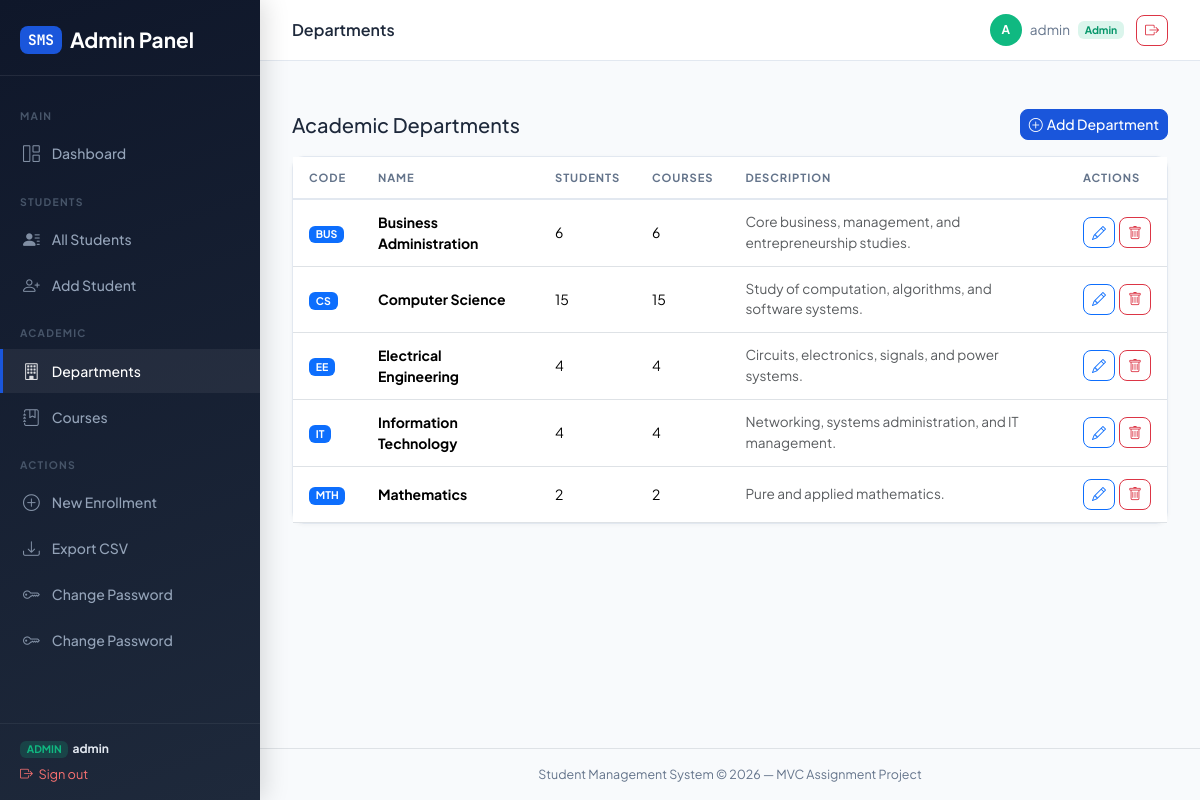
The app's page /departments/ (signed in) with its own data.
### students/models.py (models this page shows, shortened)
class Department(models.Model):
    name = models.CharField(max_length=100, unique=True)
    code = models.CharField(max_length=10, unique=True, help_text="Short code, e.g. CS, BUS")
    description = models.TextField(blank=True)
    created_at = models.DateTimeField(auto_now_add=True)
    class Meta:
        ordering = ['name']

### students/views.py (the view)
# urls.py: path('departments/',                        views.department_list,   name='department_list'),
@admin_required
def department_list(request):
    departments = Department.objects.annotate(
        student_count=Count('students'), course_count=Count('courses'))
    return render(request, 'students/department_list.html', {'departments': departments})

### students/access.py (called while the page is built)
def is_admin(user):
    return user.is_authenticated and (user.is_staff or user.is_superuser)

def admin_required(view_func):
    @wraps(view_func)
    def wrapper(request, *args, **kwargs):
        if not request.user.is_authenticated:
            messages.warning(request, 'Please log in to access that page.')
            return redirect('landing')
        if not is_admin(request.user):
            messages.error(request, 'You do not have permission to access that page.')
            return redirect('student_portal')
        return view_func(request, *args, **kwargs)
    return wrapper

### students/templates/students/department_list.html (shortened to what this page needs)
{% extends 'students/base.html' %}
{% block page_title %}Departments{% endblock %}
{% block content %}
<div class="d-flex justify-content-between align-items-center mb-3">
  <h5 class="fw-700 mb-0">Academic Departments</h5>
  {% if user.is_authenticated %}
  <a href="{% url 'department_create' %}" class="btn btn-sm btn-primary">
    <i class="bi bi-plus-circle me-1"></i>Add Department
  </a>
  {% endif %}
</div>
<div class="card">
  <div class="card-body p-0">
    {% if departments %}
    <table class="table table-hover mb-0">
      <thead>
        <tr>
          <th>Code</th>
          <th>Name</th>
          <th>Students</th>
          <th>Courses</th>
          <th>Description</th>
          {% if user.is_authenticated %}<th>Actions</th>{% endif %}
        </tr>
      </thead>
      <tbody>
        {% for d in departments %}
        <tr>
          <td><span class="badge bg-primary">{{ d.code }}</span></td>
          <td><strong>{{ d.name }}</strong></td>
          <td>{{ d.student_count }}</td>
          <td>{{ d.course_count }}</td>
          <td class="text-muted" style="font-size:.85rem">{{ d.description|truncatewords:12|default:"—" }}</td>
          {% if user.is_authenticated %}
          <td>
            <div class="d-flex gap-1">
              <a href="{% url 'department_edit' d.pk %}" class="btn btn-sm btn-outline-primary">
                <i class="bi bi-pencil"></i>
              </a>
              <a href="{% url 'department_delete' d.pk %}" class="btn btn-sm btn-outline-danger">
                <i class="bi bi-trash"></i>
              </a>
            </div>
          </td>
          {% endif %}
        </tr>
        {% endfor %}
      </tbody>
    </table>
    {% endif %}
  </div>
</div>
{% endblock %}

### students/templates/students/base.html (shortened to what this page needs)
<!DOCTYPE html>
<html lang="en">
<head>
  <link href="https://cdn.jsdelivr.net/npm/bootstrap@5.3.2/dist/css/bootstrap.min.css"
        rel="stylesheet"/>
  <link href="https://cdn.jsdelivr.net/npm/bootstrap-icons@1.11.3/font/bootstrap-icons.css"
        rel="stylesheet"/>
</head>
<body>
<aside class="sidebar" id="sidebar">
  <div class="sidebar-brand">
    <a href="{% if user.is_authenticated %}{% if user.is_staff or user.is_superuser %}{% url 'home' %}{% else %}{% url 'student_portal' %}{% endif %}{% else %}{% url 'landing' %}{% endif %}" class="logo">
      <span>SMS</span> {% if user.is_authenticated and not user.is_staff and not user.is_superuser %}Student Portal{% else %}Admin Panel{% endif %}
    </a>
  </div>
  <nav class="sidebar-nav">
    {% if user.is_authenticated and not user.is_staff and not user.is_superuser %}
      <div class="nav-section-label">My Portal</div>
      <a href="{% url 'student_portal' %}"
         class="sidebar-link {% if request.resolver_match.url_name == 'student_portal' %}active{% endif %}">
        <i class="bi bi-grid-1x2"></i> My Dashboard
      </a>
      <a href="{% url 'student_profile_view' %}"
         class="sidebar-link {% if request.resolver_match.url_name == 'student_profile_view' %}active{% endif %}">
        <i class="bi bi-person-circle"></i> My Profile
      </a>
      <div class="nav-section-label">Academic</div>
      <a href="{% url 'course_list' %}"
         class="sidebar-link {% if request.resolver_match.url_name == 'course_list' %}active{% endif %}">
        <i class="bi bi-journal-bookmark"></i> Course Catalogue
      </a>
      <a href="{% url 'department_list' %}"
         class="sidebar-link {% if request.resolver_match.url_name == 'department_list' %}active{% endif %}">
        <i class="bi bi-building"></i> Departments
      </a>
    {% elif user.is_authenticated %}
      <div class="nav-section-label">Main</div>
      <a href="{% url 'home' %}"
         class="sidebar-link {% if request.resolver_match.url_name == 'home' %}active{% endif %}">
        <i class="bi bi-grid-1x2"></i> Dashboard
      </a>
      <div class="nav-section-label">Students</div>
      <a href="{% url 'student_list' %}"
         class="sidebar-link {% if request.resolver_match.url_name == 'student_list' or request.resolver_match.url_name == 'student_detail' %}active{% endif %}">
        <i class="bi bi-person-lines-fill"></i> All Students
      </a>
      <a href="{% url 'student_create' %}" class="sidebar-link">
        <i class="bi bi-person-plus"></i> Add Student
      </a>
      <div class="nav-section-label">Academic</div>
      <a href="{% url 'department_list' %}"
         class="sidebar-link {% if 'department' in request.resolver_match.url_name %}active{% endif %}">
        <i class="bi bi-building"></i> Departments
      </a>
      <a href="{% url 'course_list' %}"
         class="sidebar-link {% if 'course' in request.resolver_match.url_name %}active{% endif %}">
        <i class="bi bi-journal-bookmark"></i> Courses
      </a>
      <div class="nav-section-label">Actions</div>
      <a href="{% url 'enrollment_create' %}" class="sidebar-link">
        <i class="bi bi-plus-circle"></i> New Enrollment
      </a>
      <a href="{% url 'export_students_csv' %}" class="sidebar-link">
        <i class="bi bi-download"></i> Export CSV
      </a>
      <a href="{% url 'admin_change_password' %}"
         class="sidebar-link {% if request.resolver_match.url_name == 'admin_change_password' %}active{% endif %}">
        <i class="bi bi-key"></i> Change Password
      </a>
      <a href="{% url 'admin_change_password' %}"
         class="sidebar-link {% if request.resolver_match.url_name == 'admin_change_password' %}active{% endif %}">
        <i class="bi bi-key"></i> Change Password
      </a>
    {% endif %}
  </nav>
  <div class="sidebar-footer">
    {% if user.is_authenticated %}
      {% if user.is_staff or user.is_superuser %}
        <div style="font-size:.75rem;margin-bottom:.4rem">
          <span class="badge" style="background:rgba(16,185,129,.2);color:#10b981;font-size:.65rem">ADMIN</span>
          &nbsp;<strong style="color:#e2e8f0">{{ user.username }}</strong>
        </div>
      {% else %}
        <div style="font-size:.75rem;margin-bottom:.4rem">
          <span class="badge" style="background:rgba(59,130,246,.2);color:#60a5fa;font-size:.65rem">STUDENT</span>
          &nbsp;<strong style="color:#e2e8f0">{{ user.username }}</strong>
        </div>
      {% endif %}
      <form method="post" action="{% url 'logout' %}" style="margin:0">
        <button type="submit"
                style="background:none;border:none;padding:0;cursor:pointer;font-size:.8rem;color:#f87171;text-decoration:none;display:flex;align-items:center;gap:.35rem;">
          <i class="bi bi-box-arrow-right"></i> Sign out
        </button>
      </form>
    {% endif %}
  </div>
</aside>
<div class="main-wrapper">
  <header class="topbar">
    <div class="d-flex align-items-center gap-3">
      <span class="page-title">{% block page_title %}Student Management System{% endblock %}</span>
    </div>
    <div class="user-pill">
      {% if user.is_authenticated %}
        <div class="user-avatar"
             style="{% if user.is_staff or user.is_superuser %}background:#10b981{% else %}background:#3b82f6{% endif %}">
          {{ user.username|first|upper }}
        </div>
        <span>{{ user.username }}</span>
        {% if user.is_staff or user.is_superuser %}
          <span class="badge" style="background:rgba(16,185,129,.15);color:#059669;font-size:.65rem;border-radius:6px">Admin</span>
        {% else %}
          <span class="badge" style="background:rgba(59,130,246,.15);color:#2563eb;font-size:.65rem;border-radius:6px">Student</span>
        {% endif %}
        <form method="post" action="{% url 'logout' %}" style="margin:0;display:inline">
          <button type="submit" class="btn btn-sm btn-outline-danger ms-1" title="Logout">
            <i class="bi bi-box-arrow-right"></i>
          </button>
        </form>
      {% else %}
        <a href="{% url 'login' %}" class="btn btn-sm btn-primary">
          <i class="bi bi-box-arrow-in-right me-1"></i>Login
        </a>
        <a href="{% url 'student_register' %}" class="btn btn-sm btn-outline-secondary">Register</a>
      {% endif %}
    </div>
  </header>
  <div class="px-4 pt-3">
  </div>
  <main class="content-area">
    {% block content %}{% endblock %}
  </main>
  <footer class="text-center py-3 border-top" style="font-size:.78rem;color:var(--muted)">
    Student Management System &copy; 2026 — MVC Assignment Project
  </footer>
</div>
</body>
</html>

### students/templates/students/base.html (style rules this page uses)
:root { --primary: #1a56db; --primary-d: #1245b5; --accent: #f59e0b; --success: #10b981; --danger: #ef4444; --surface: #f8fafc; --card: #ffffff; --border: #e2e8f0; --text: #1e293b; --muted: #64748b; --sidebar-w: 260px; }
*, *::before, *::after { box-sizing: border-box; }
body { font-family: 'Plus Jakarta Sans', sans-serif; background: var(--surface); color: var(--text); margin: 0; min-height: 100vh; display: flex; }
.sidebar { width: var(--sidebar-w); min-height: 100vh; background: linear-gradient(160deg, #0f172a 0%, #1e293b 100%); color: #cbd5e1; display: flex; flex-direction: column; position: fixed; top: 0; left: 0; bottom: 0; z-index: 100; box-shadow: 4px 0 24px rgba(0,0,0,.15); transition: transform .3s; }
.sidebar-brand { padding: 1.5rem 1.25rem 1.25rem; border-bottom: 1px solid rgba(255,255,255,.08); }
.sidebar-brand .logo { font-size: 1.3rem; font-weight: 700; color: #fff; text-decoration: none; display: flex; align-items: center; gap: .5rem; }
.sidebar-brand .logo span { background: var(--primary); color: #fff; border-radius: 8px; padding: .2rem .5rem; font-size: .9rem; font-family: 'JetBrains Mono', monospace; }
.sidebar-nav { flex: 1; overflow-y: auto; padding: 1rem 0; }
.nav-section-label { font-size: .65rem; font-weight: 700; text-transform: uppercase; letter-spacing: .12em; color: #475569; padding: 1rem 1.25rem .4rem; }
.sidebar-link { display: flex; align-items: center; gap: .75rem; padding: .6rem 1.25rem; color: #94a3b8; text-decoration: none; border-radius: 0; font-size: .875rem; font-weight: 500; transition: all .18s; border-left: 3px solid transparent; margin: .1rem 0; }
.sidebar-link:hover, .sidebar-link.active { color: #fff; background: rgba(255,255,255,.06); border-left-color: var(--primary); }
.sidebar-link .bi { font-size: 1.05rem; opacity: .85; }
.sidebar-footer { padding: 1rem 1.25rem; border-top: 1px solid rgba(255,255,255,.06); font-size: .8rem; color: #475569; }
.main-wrapper { margin-left: var(--sidebar-w); flex: 1; display: flex; flex-direction: column; min-height: 100vh; }
.topbar { background: var(--card); border-bottom: 1px solid var(--border); padding: .875rem 2rem; display: flex; align-items: center; justify-content: space-between; position: sticky; top: 0; z-index: 50; }
.topbar .page-title { font-size: 1rem; font-weight: 600; color: var(--text); }
.topbar .user-pill { display: flex; align-items: center; gap: .5rem; font-size: .85rem; color: var(--muted); }
.user-avatar { width: 32px; height: 32px; background: var(--primary); border-radius: 50%; display: flex; align-items: center; justify-content: center; color: #fff; font-size: .75rem; font-weight: 700; }
.content-area { padding: 2rem; flex: 1; }
.card { border: 1px solid var(--border); border-radius: 12px; box-shadow: 0 1px 4px rgba(0,0,0,.04); }
.table th { font-size: .7rem; text-transform: uppercase; letter-spacing: .08em; font-weight: 700; color: var(--muted); border-bottom: 2px solid var(--border); padding: .75rem 1rem; }
.table td { padding: .75rem 1rem; vertical-align: middle; font-size: .875rem; }
.btn { border-radius: 8px; font-weight: 500; font-size: .875rem; }
.btn-primary { background:var(--primary); border-color:var(--primary); }

### records on screen
Department: code "BUS", name "Business Administration", student_count "6", course_count "6", description "Core business, management, and entrepreneurship studies."
Department: code "CS", name "Computer Science", student_count "15", course_count "15", description "Study of computation, algorithms, and software systems."
Department: code "EE", name "Electrical Engineering", student_count "4", course_count "4", description "Circuits, electronics, signals, and power systems."
Department: code "IT", name "Information Technology", student_count "4", course_count "4", description "Networking, systems administration, and IT management."
Department: code "MTH", name "Mathematics", student_count "2", course_count "2", description "Pure and applied mathematics."

### other values on screen
{{ user.username }} "admin"
{{ user.username|first|upper }} "A"
